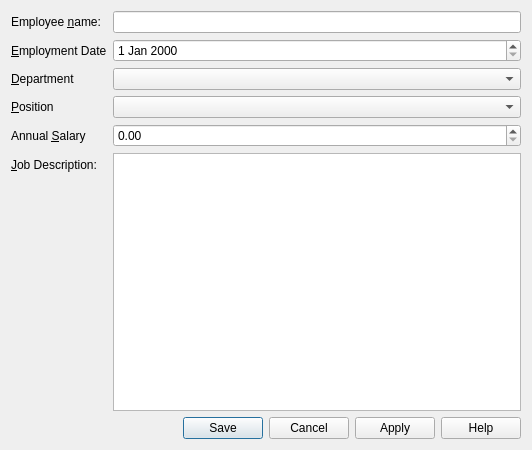
<?xml version="1.0" encoding="UTF-8"?>
<ui version="4.0">
 <class>Dialog</class>
 <widget class="QDialog" name="Dialog">
  <property name="geometry">
   <rect>
    <x>0</x>
    <y>0</y>
    <width>532</width>
    <height>450</height>
   </rect>
  </property>
  <property name="windowTitle">
   <string>Dialog</string>
  </property>
  <layout class="QVBoxLayout" name="verticalLayout">
   <item>
    <layout class="QFormLayout" name="formLayout">
     <item row="0" column="0">
      <widget class="QLabel" name="label">
       <property name="text">
        <string>Employee &amp;name:</string>
       </property>
       <property name="buddy">
        <cstring>lineEdit</cstring>
       </property>
      </widget>
     </item>
     <item row="0" column="1">
      <widget class="QLineEdit" name="lineEdit"/>
     </item>
     <item row="1" column="0">
      <widget class="QLabel" name="label_2">
       <property name="text">
        <string>&amp;Employment Date</string>
       </property>
       <property name="buddy">
        <cstring>dateEdit</cstring>
       </property>
      </widget>
     </item>
     <item row="1" column="1">
      <widget class="QDateEdit" name="dateEdit"/>
     </item>
     <item row="2" column="0">
      <widget class="QLabel" name="label_3">
       <property name="text">
        <string>&amp;Department</string>
       </property>
       <property name="buddy">
        <cstring>comboBox</cstring>
       </property>
      </widget>
     </item>
     <item row="2" column="1">
      <widget class="QComboBox" name="comboBox"/>
     </item>
     <item row="3" column="0">
      <widget class="QLabel" name="label_4">
       <property name="text">
        <string>&amp;Position</string>
       </property>
       <property name="buddy">
        <cstring>comboBox_2</cstring>
       </property>
      </widget>
     </item>
     <item row="3" column="1">
      <widget class="QComboBox" name="comboBox_2"/>
     </item>
     <item row="4" column="0">
      <widget class="QLabel" name="label_5">
       <property name="text">
        <string>Annual &amp;Salary</string>
       </property>
       <property name="buddy">
        <cstring>doubleSpinBox</cstring>
       </property>
      </widget>
     </item>
     <item row="4" column="1">
      <widget class="QDoubleSpinBox" name="doubleSpinBox"/>
     </item>
     <item row="5" column="0">
      <widget class="QLabel" name="label_6">
       <property name="text">
        <string>&amp;Job Description:</string>
       </property>
       <property name="buddy">
        <cstring>textEdit</cstring>
       </property>
      </widget>
     </item>
     <item row="5" column="1">
      <widget class="QTextEdit" name="textEdit"/>
     </item>
    </layout>
   </item>
   <item>
    <widget class="QDialogButtonBox" name="buttonBox">
     <property name="orientation">
      <enum>Qt::Horizontal</enum>
     </property>
     <property name="standardButtons">
      <set>QDialogButtonBox::Apply|QDialogButtonBox::Cancel|QDialogButtonBox::Help|QDialogButtonBox::Save</set>
     </property>
    </widget>
   </item>
  </layout>
 </widget>
 <tabstops>
  <tabstop>lineEdit</tabstop>
  <tabstop>dateEdit</tabstop>
  <tabstop>comboBox</tabstop>
  <tabstop>comboBox_2</tabstop>
  <tabstop>doubleSpinBox</tabstop>
  <tabstop>textEdit</tabstop>
 </tabstops>
 <resources/>
 <connections>
  <connection>
   <sender>buttonBox</sender>
   <signal>accepted()</signal>
   <receiver>Dialog</receiver>
   <slot>accept()</slot>
   <hints>
    <hint type="sourcelabel">
     <x>227</x>
     <y>440</y>
    </hint>
    <hint type="destinationlabel">
     <x>157</x>
     <y>274</y>
    </hint>
   </hints>
  </connection>
  <connection>
   <sender>buttonBox</sender>
   <signal>rejected()</signal>
   <receiver>Dialog</receiver>
   <slot>reject()</slot>
   <hints>
    <hint type="sourcelabel">
     <x>295</x>
     <y>440</y>
    </hint>
    <hint type="destinationlabel">
     <x>286</x>
     <y>274</y>
    </hint>
   </hints>
  </connection>
 </connections>
</ui>
